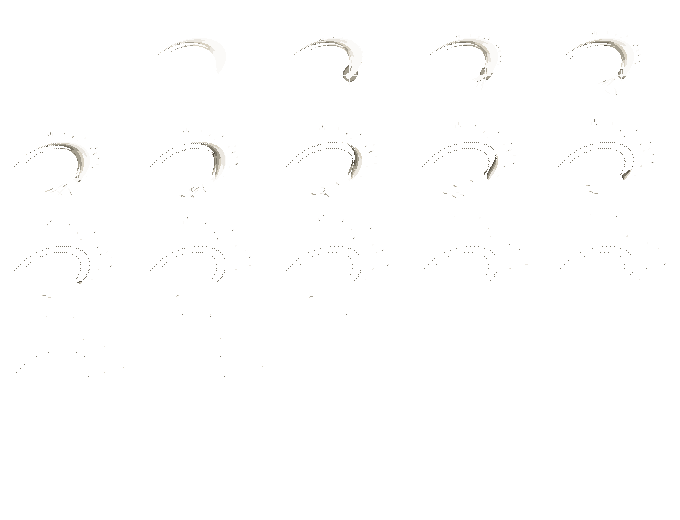
#> input picture probe/vfx/src/A_slash_baked.png, 680 x 520 px
$ python gen_painted.py A_slash_baked.png A_slash_baked.png A_slash_baked.png
#> lines starting #> are read from the running program, lines starting #| are printed output that depends on the picture; after the words box and inside, x2 and y2 are one past the last pixel; in counts of white or black regions, pixels touching at a corner belong together
# B (painted): the pixelfx sword-slash's shape and timing repainted as soft klad strokes in the lead-white ramp, at 2x (272x208 per frame).
# The arcs follow the effect's own parameters (src/fx/melee/sword-slash.js create(): smear A and echo E, sweep/hold/trail, taper
# w = W sin(pi v^2.2)^0.6); sparks and motes are taken from A's baked frames (pixels outside the arc band) and painted as short soft strokes.
# Usage: gen_painted.py A_baked.png meta.json ops.jsonl
import sys, json, math, numpy as np
from PIL import Image
K = 2; ORX, ORY = 44, 92; FW, FH = 136, 104; COLS = 5
RAMP = ['#524c40', '#7a7466', '#a49e8f', '#d9d2c3', '#ebe7e0', '#fbfaf8']
FRAMES = range(1, 18)
def clamp(x, a=0, b=1): return max(a, min(b, x))
def smooth(a, b, x): t = clamp((x - a) / (b - a)); return t * t * (3 - 2 * t)
def outExpo(t): return 1 if t >= 1 else 1 - 2 ** (-10 * t)
R0, a0, a1 = 42, -2.55, 0.95
A = dict(cx=6, cy=-26, R=R0, sy=0.6, rot=-0.38, a0=a0, a1=a1, W=12, t0=0, sweep=0.06, hold=0.06, trail=0.24)
E = dict(A, R=R0 * 33 / 42, W=R0 * 4.5 / 42, a0=a0 + (a1 - a0) * 0.1, a1=a1 - (a1 - a0) * (0.15 / 3.5), t0=0.017, hold=0.03, trail=0.2)
def onArc(s, r, a):
    lx, ly = math.cos(a) * r, math.sin(a) * r * s['sy']; c, n = math.cos(s['rot']), math.sin(s['rot'])
    return s['cx'] + lx * c - ly * n, s['cy'] + lx * n + ly * c
def P(x, y): return [round(float((ORX + x) * K), 2), round(float((ORY + y) * K), 2)]
def arcs(s, t):
    # (points along the smear centreline with pressure, width, age) or None, plus the trace length
    u = t - s['t0']
    if u < 0: return None, 0, 0
    span = s['a1'] - s['a0']; head = outExpo(clamp(u / s['sweep'])); tail = smooth(s['sweep'] + s['hold'], s['sweep'] + s['hold'] + s['trail'], u)
    age = clamp(u / (s['sweep'] + s['hold'] + s['trail'])); W = s['W'] * (1 - tail * 0.55); L = span * (head - tail)
    th = 0.7 * (1 - clamp((u - s['sweep'] - s['hold']) / (s['trail'] + 0.2)))
    if tail >= 1 or abs(L) < 0.02 or W < 0.3: return None, tail, th
    ta = s['a0'] + span * tail; pts = []
    for i in range(25):
        v = i / 24; w = W * math.sin(math.pi * v ** 2.2) ** 0.6
        pts.append((ta + L * v, w, v))
    return (pts, W, age), tail, th
def band_mask(s, t):
    m = np.zeros((FH, FW), bool); r, _, _ = arcs(s, t)
    if not r: return m
    pts, W, age = r
    for (a, w, v) in pts:
        for k in np.linspace(-1.5, w + 1.5, 8):
            x, y = onArc(s, s['R'] - k, a); xi, yi = int(round(ORX + x)), int(round(ORY + y))
            m[max(0, yi - 2):yi + 3, max(0, xi - 2):xi + 3] = True
    return m
def comps(mask):
    seen = np.zeros_like(mask); out = []
    for y, x in zip(*np.nonzero(mask)):
        if seen[y, x]: continue
        st = [(y, x)]; seen[y, x] = True; c = []
        while st:
            p = st.pop(); c.append(p)
            for dy in (-1, 0, 1):
                for dx in (-1, 0, 1):
                    q = (p[0] + dy, p[1] + dx)
                    if 0 <= q[0] < FH and 0 <= q[1] < FW and mask[q] and not seen[q]: seen[q] = True; st.append(q)
        out.append(c)
    return out
base = np.array(Image.open(sys.argv[1]).convert('RGBA'))
#> base is the input picture: shape (520, 680, 4); mean R, G, B, A 3, 3, 2.8, 3.7
ops = [{'op': 'timeline', 'frames': 18}]
for f in FRAMES: ops.append({'op': 'cel', 'new': 'l1', 'frame': f, 'id': f'f{f}'})
for f in FRAMES:
    t = f / 30; L = []
    def st(brush, size, col, pts, op=1.0):
        L.append({'op': 'stroke', 'layer': 'l1', 'frame': f, 'brush': brush, 'size': round(size * K, 2), 'color': col, 'opacity': round(op, 3), 'points': pts})
    # light riding the head of the swing (pixelfx glow 40 px, k 0.5 fading by 0.3 s)
    if t < 0.3:
        hx_, hy_ = onArc(A, A['R'] - 4, A['a0'] + (A['a1'] - A['a0']) * outExpo(clamp(t / A['sweep'])))
        st('airbrush', 34, RAMP[3], [P(hx_ - 1, hy_) + [1], P(hx_ + 1, hy_) + [1]], 0.35 * (1 - t / 0.3))
    for s, main in ((E, False), (A, True)):
        r, tail, th = arcs(s, t)
        # the lingering trace of the blade's path: a faint thin line where the dotted trace was
        if tail > 0.02 and th > 0:
            n = max(2, int(24 * tail)); tr = [P(*onArc(s, s['R'] - 0.5, s['a0'] + (s['a1'] - s['a0']) * tail * i / (n - 1))) + [0.4 + 0.6 * i / (n - 1)] for i in range(n)]
            st('airbrush', 2.2, RAMP[1], tr, 0.55 * th)
        if not r: continue
        pts, W, age = r
        # soft glow under the smear
        g = [P(*onArc(s, s['R'] - W * 0.4, a)) + [0.3 + 0.7 * v] for a, w, v in pts if v >= 0.1]
        st('airbrush', 5 + W, RAMP[3], g, 0.45 * (1 - age))
        # body: mid tone cooling with age, a brighter rim on the outer edge while young
        body = [P(*onArc(s, s['R'] - w * 0.5, a)) + [round(clamp(w / W) ** (1 / 1.5), 3)] for a, w, v in pts if v >= 0.2]
        col = RAMP[4] if age < 0.25 else RAMP[3] if age < 0.55 else RAMP[2]
        st('marker', W, col, body, 0.95)
        if age < 0.6:
            rim = [P(*onArc(s, s['R'] - w * 0.18, a)) + [round(clamp(w / W) ** (1 / 1.5) * 0.9, 3)] for a, w, v in pts]
            st('ink', W * 0.38, RAMP[5], rim, 1.0 - age)
        # the darker inner edge (the ramp's lower steps inward)
        inner = [P(*onArc(s, s['R'] - w * 0.85, a)) + [round(clamp(w / W) ** (1 / 1.5) * 0.6, 3)] for a, w, v in pts]
        st('airbrush', W * 0.5, RAMP[1], inner, 0.5)
    # tip glint (pixelfx sparkle, 0 < g < 0.22 s)
    gg = t - A['sweep'] * 0.6
    if 0 < gg < 0.22:
        x0, y0 = onArc(A, A['R'] - A['W'] * 0.3, A['a1']); k = 9 * min(1, gg / 0.05) * (1 - gg / 0.22)
        if k > 1:
            st('ink', 1.6, RAMP[5], [P(x0 - k, y0) + [0.1], P(x0, y0) + [1], P(x0 + k, y0) + [0.1]])
            st('ink', 1.6, RAMP[5], [P(x0, y0 - k) + [0.1], P(x0, y0) + [1], P(x0, y0 + k) + [0.1]])
            st('airbrush', 6, RAMP[4], [P(x0 - 0.5, y0) + [1], P(x0 + 0.5, y0) + [1]], 0.6)
    # sparks and motes: A's baked pixels outside both arc bands, one short soft stroke per piece
    x0, y0 = (f % COLS) * FW, (f // COLS) * FH; fr = base[y0:y0 + FH, x0:x0 + FW]
    rest = (fr[..., 3] > 0) & ~band_mask(A, t) & ~band_mask(E, t)
    for c in comps(rest):
        ys = np.array([p[0] for p in c]); xs = np.array([p[1] for p in c]); col = '#%02x%02x%02x' % tuple(fr[c[0]][:3])
        if len(c) == 1: pts = [P(xs[0] - ORX - 0.2, ys[0] - ORY) + [1], P(xs[0] - ORX + 0.2, ys[0] - ORY) + [1]]
        else:
            i, j = (xs + ys).argmin(), (xs + ys).argmax()
            if np.ptp(xs) > np.ptp(ys): i, j = xs.argmin(), xs.argmax()
            pts = [P(xs[i] - ORX, ys[i] - ORY) + [1], P(xs[j] - ORX, ys[j] - ORY) + [0.3]]
        st('ink', 2.0, col, pts)
    ops += L
#> this loop made 17 passes
#> (hx_, hy_, gg) on pass 2: (33.41, -16.98, 0.0307)
#> pass 1, `fr = base[y0:y0 + FH, x0:x0 + FW]`:
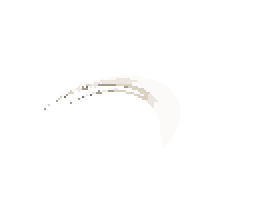
#> fr: shape (104, 136, 4) (shown 2 times larger); mean R, G, B, A 9.8, 9.7, 9.5, 10.4; transparent parts drawn white
#> pass 1, `rest = (fr[..., 3] > 0) & ~band_mask(A, t) & ~band_mask(E, t)`:
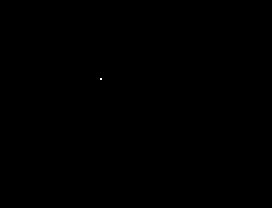
#> rest: shape (104, 136) bool (shown 2 times larger); 0.01% white in thin lines or dots, all inside (x1, y1, x2, y2) = (50, 39, 51, 40)
open(sys.argv[3], 'w').write('\n'.join(json.dumps(o) for o in ops) + '\n')
print('ops', len(ops), 'frames', len(list(FRAMES)))
#| ops 669 frames 17
